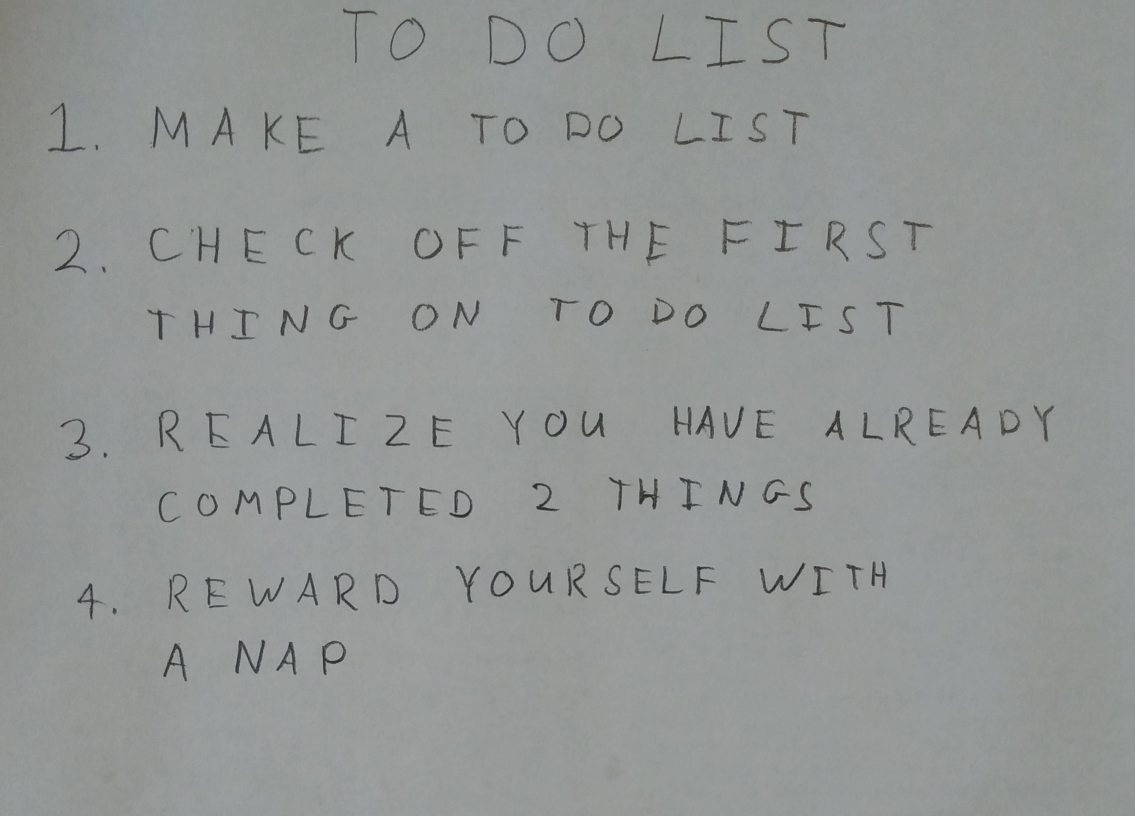
#> input picture HW5/images/01_list.jpg, 2270 x 1631 px (shown at 1/2 size)
$ python -i q4.py   (imports and definitions only)   (older library calls are emulated)
#> lines starting #> are read from the running program, lines starting #| are printed output that depends on the picture; after the words box and inside, x2 and y2 are one past the last pixel; in counts of white or black regions, pixels touching at a corner belong together
import numpy as np

import skimage
import skimage.measure as skmeasure
import skimage.color as skcolor
import skimage.restoration as skrestore
import skimage.filters as skfilter
import skimage.morphology as skmorph
import skimage.segmentation as sksegment

# takes a color image
# returns a list of bounding boxes and black_and_white image
def findLetters(image):
    bboxes = []
    bw = None

    sigma_est = skrestore.estimate_sigma(image, multichannel=True, average_sigmas=True)
#> sigma_est = 0.71
    denoised_image = skrestore.denoise_bilateral(image, sigma_color=sigma_est, win_size=5)

    bw = skcolor.rgb2gray(denoised_image)

    thresh = skfilter.threshold_otsu(bw)
#> thresh = 0.466
    bw = bw < thresh
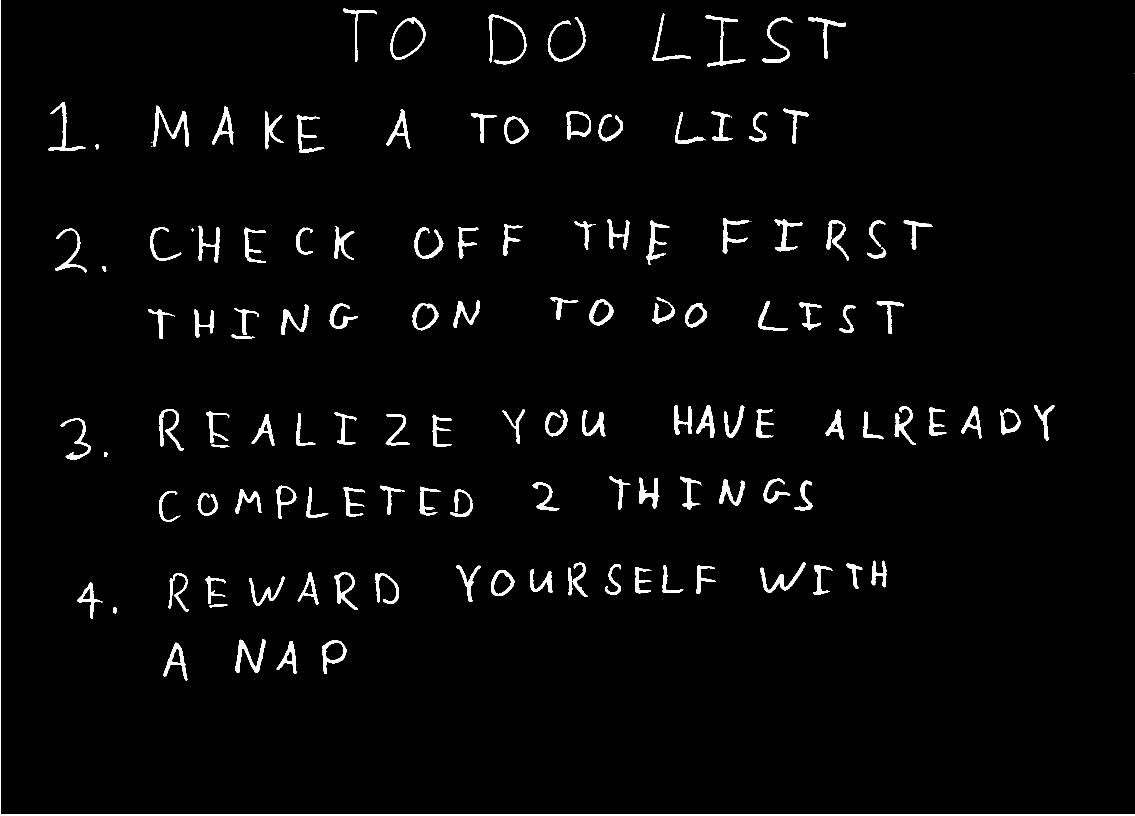
#> bw: shape (1631, 2270) bool (shown at 1/2 size); 2.8% white; 137 white regions (10 under 20 px), largest, box (x1, y1, x2, y2) and area: (0, 0, 2270, 1631) 7798, (306, 211, 377, 294) 1505, (471, 1278, 531, 1346) 1314

    bw = skmorph.dilation(bw, skmorph.square(7))
#> bw: shape (1631, 2270) bool; 6.4% white; 122 white regions, largest, box (x1, y1, x2, y2) and area: (0, 0, 2270, 1631) 19480, (299, 208, 380, 297) 3405, (974, 26, 1056, 132) 3328
    bw = skmorph.erosion(bw, skmorph.square(3))
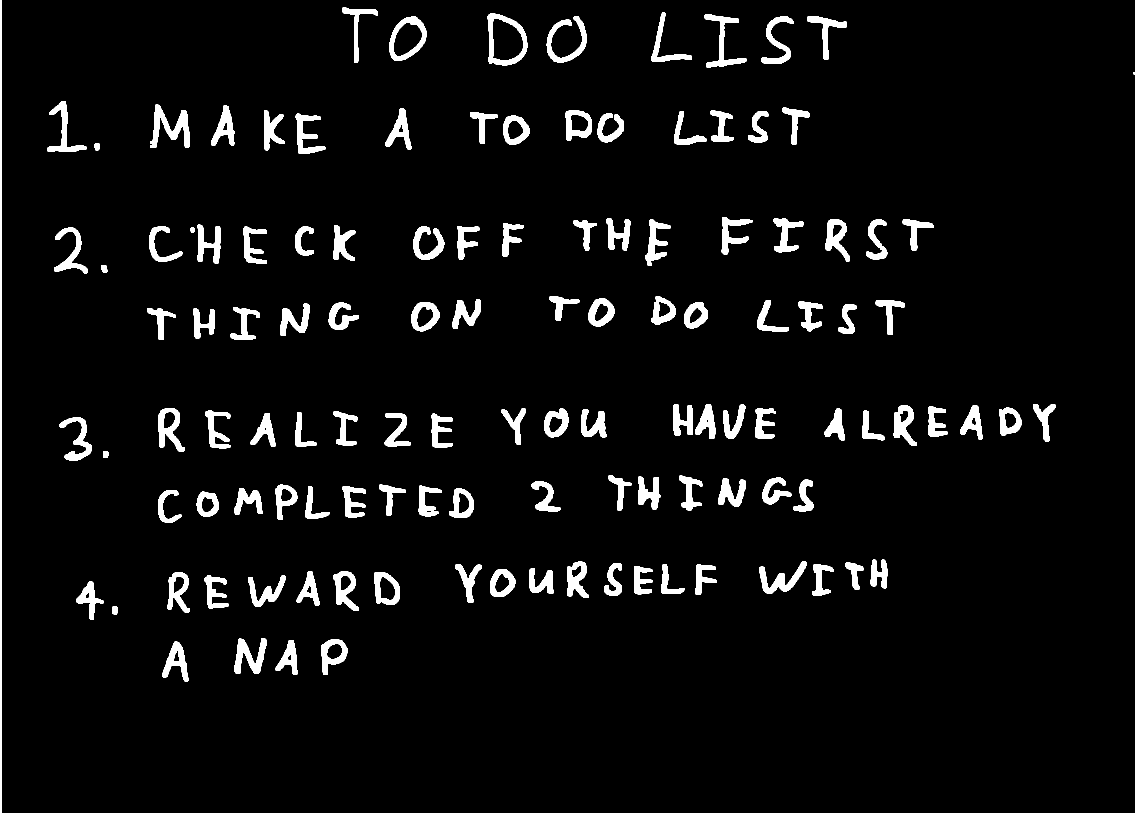
#> bw: shape (1631, 2270) bool (shown at 1/2 size); 5.2% white; 122 white regions (1 under 20 px), largest, box (x1, y1, x2, y2) and area: (0, 0, 2270, 1631) 15588, (300, 209, 379, 296) 2805, (975, 27, 1055, 131) 2662

    label_image = skmeasure.label(bw, neighbors=8, background=0.0)
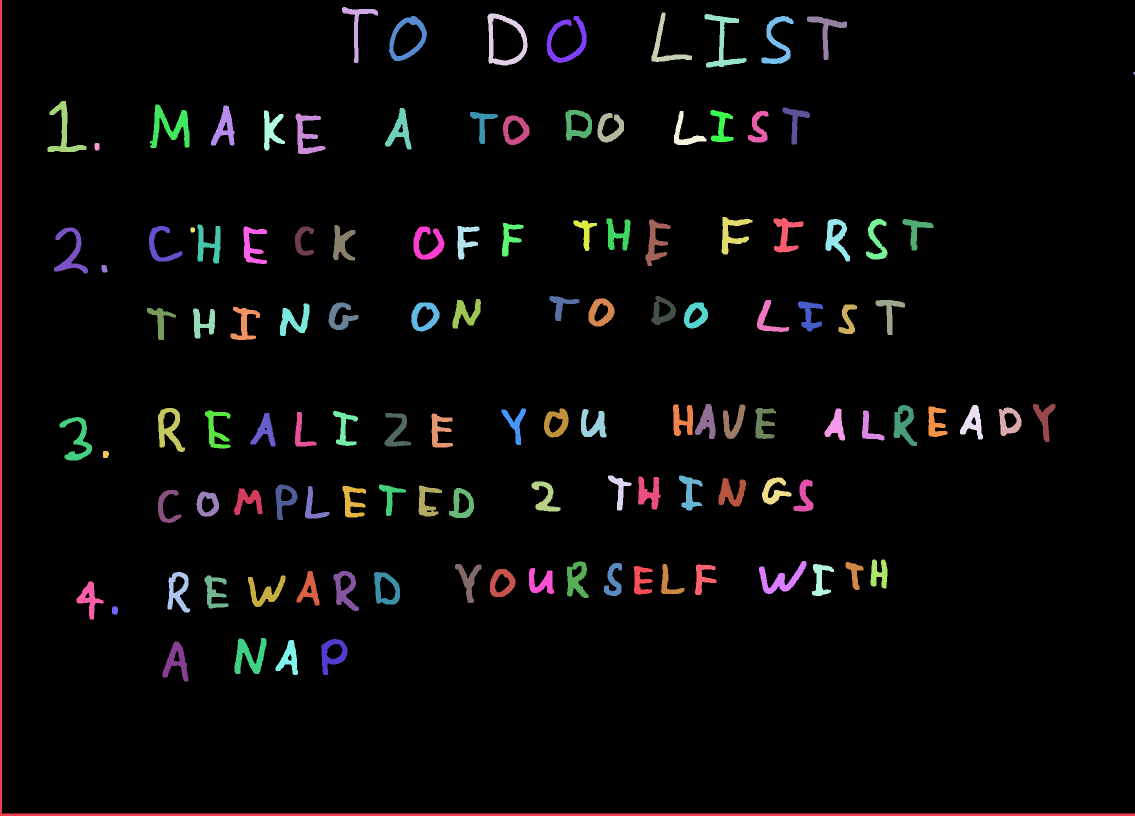
#> label_image: shape (1631, 2270) int32 (shown at 1/2 size); 123 distinct labels, from 0 to 122; one colour per label, 0 black
    image_label_overlay = skcolor.label2rgb(label_image, image = bw)
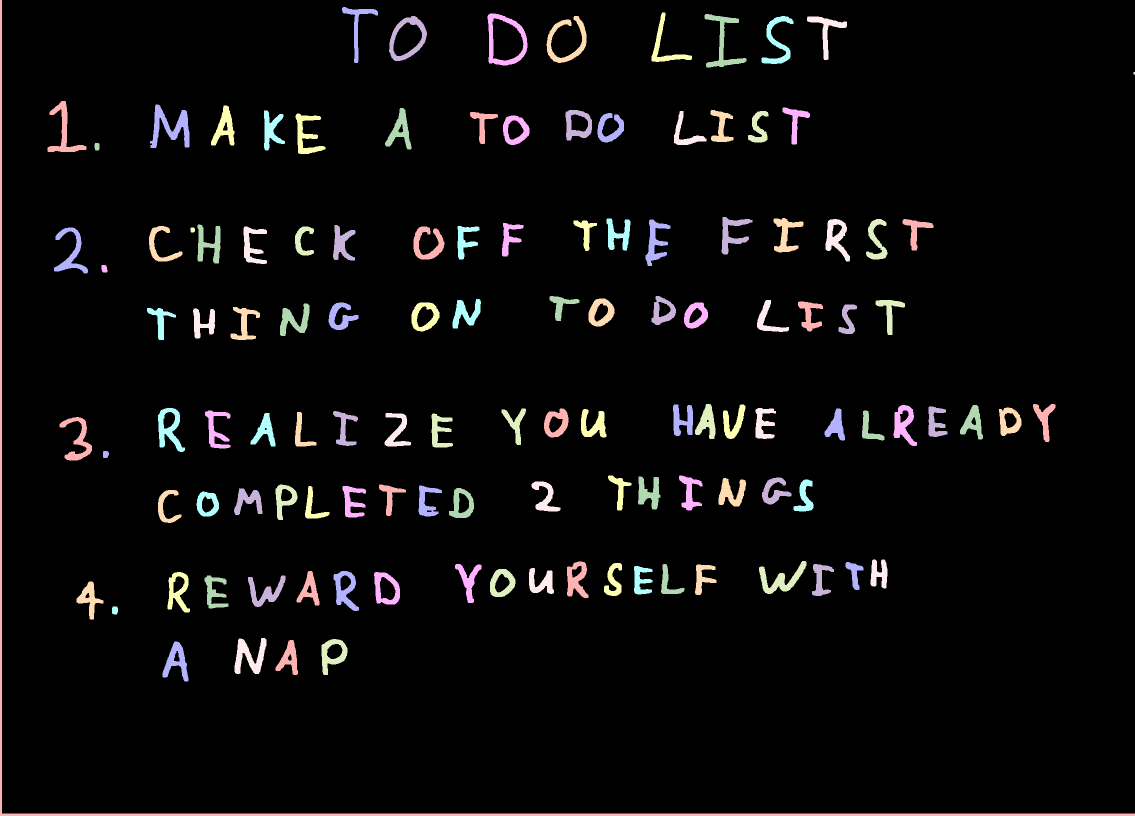
#> image_label_overlay: shape (1631, 2270, 3) float64 (shown at 1/2 size); mean R, G, B 0.0462, 0.0429, 0.0432

    bboxes = []
    for region in skmeasure.regionprops(label_image):
        if region.area >= 850:
            minr, minc, maxr, maxc = region.bbox
            bboxes.append(np.array([minr, minc, maxr, maxc]))
#> this loop made 122 passes
#> (minr, minc, maxr, maxc) on passes 1, 2, 3, 4, 5, 6, 7, 8, 9, 11, 12, 13: (0, 0, 1631, 2270), (14, 684, 126, 756), (25, 1303, 124, 1384), (27, 975, 131, 1055), (28, 1409, 135, 1493), (32, 778, 122, 854), (32, 1093, 126, 1173), (32, 1523, 128, 1587), (33, 1614, 120, 1694), (202, 95, 304, 173), (209, 300, 296, 379), (211, 422, 291, 469)
#> after the loop, bboxes = 116 items, first 6: [0, 0, 1631, 2270], [14, 684, 126, 756], [25, 1303, 124, 1384], [27, 975, 131, 1055], [28, 1409, 135, 1493], [32, 778, 122, 854]

    return bboxes, bw

>>> import cv2
>>> picture = cv2.imread('../images/01_list.jpg', cv2.IMREAD_GRAYSCALE)
>>> result = findLetters(picture)
